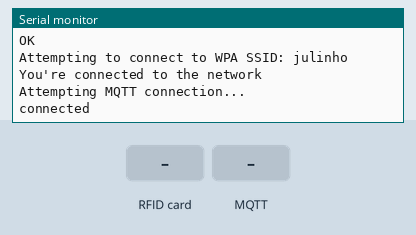
Bench run of a sketch on a simulated Arduino Mega 2560, built with avr-gcc and run on an emulated ATmega2560. Shown: the last lines printed to the serial monitor. The inputs (shaded band) are chosen by the test bench. WiFi joins after 1.5 s; servers stay silent unless stated; no MQTT or app messages arrive unless stated; the modem accepts every AT command (registered, SIM ready, sends succeed) and sends nothing else.

Above: at 9.7 s.
9.8 s: RFID card 5E 7A 19 C4 held to the reader
At 10.4 s:
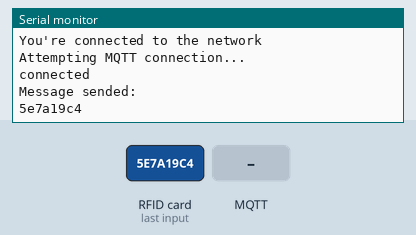
11.3 s: MQTT message "1" arrives on the first subscribed topic
At 11.8 s:
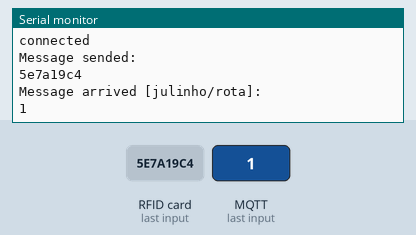
12.8 s: MQTT message "on" arrives on the first subscribed topic
At 13.7 s:
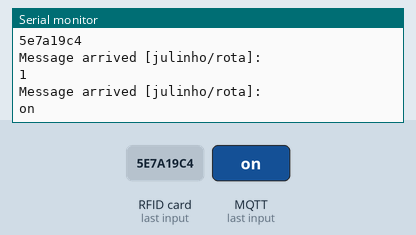
14.3 s: MQTT message "off" arrives on the first subscribed topic
At 15.7 s:
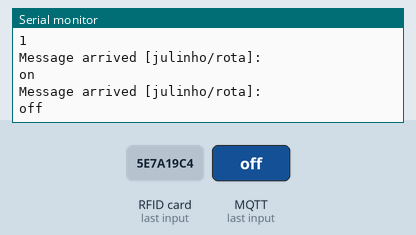

The sketch:

rfid-mqtt.ino
```cpp
// Carrega as bibliotecas
#include <SPI.h>
#include <WiFiEsp.h>
#include <WiFiEspClient.h>
#include <PubSubClient.h>
#include <MFRC522.h>

#define DEBUG true

// WIFI
#define SSID "julinho"
#define PASSWORD "123456789"

// MQTT
IPAddress server(191, 36, 8, 24); //Servidor
int PORT = 1883;

//RFID

constexpr uint8_t RST_PIN = 5;
constexpr uint8_t SS_PIN = 53;

MFRC522 mfrc522(SS_PIN, RST_PIN);

int status = WL_IDLE_STATUS;   // the Wifi radio's status

// Initialize the client object and MQTT
WiFiEspClient espClient;
PubSubClient mqttClient(espClient);

//Variáveis auxiliares MQTT
char message_buff[100];
const char* topico = "julinho/rota";

//TESTE CORTE DE MENSAGENS
char ROTA = "";
//String ROTA = "";
//String serialResponse = "";
//

void setup() {
  Serial.begin(9600);
  Serial1.begin(115200);
  SPI.begin();

  //RFID
  Serial.println("Configurando RFID");
  mfrc522.PCD_Init();
  Serial.println("Feito");

  Serial.println("- Configurando modulo...");
  sendData("AT+CWMODE=1\r\n", 1000, DEBUG); // modo de operação STA
  Serial.println("- Resetando modulo...");
  sendData("AT+RST\r\n", 1000, DEBUG); // resetar módulo
  Serial.println("- Conectando no roteador");
  sendData("AT+CWJAP=\"julinho\",\"123456789\"\r\n", 5000, DEBUG); // conectar na rede wifi

  // initialize ESP module
  WiFi.init(&Serial1);

  // check for the presence of the shield
  if (WiFi.status() == WL_NO_SHIELD) {
    Serial.println("WiFi shield not present");
    // don't continue
    while (true);
  }

  // attempt to connect to WiFi network
  while (status != WL_CONNECTED) {
    Serial.print("Attempting to connect to WPA SSID: ");
    Serial.println(SSID);
    // Connect to WPA/WPA2 network
    status = WiFi.begin(SSID, PASSWORD);
  }

  // you're connected now, so print out the data
  Serial.println("You're connected to the network");

  //connect to MQTT server
  mqttClient.setServer(server, PORT);
  mqttClient.setCallback(callback);

//TESTE CORTE DE MENSAGENS
//   char *p = ROTA;
//   char *str;
//   while ((str = strtok_r(p, ";", &p)) != NULL) // delimiter is the semicolon
//   Serial.println(str);
//
}

void callback(char* topic, byte* payload, unsigned int length) {

  Serial.print("Message arrived [");
  Serial.print(topic);
  Serial.print("]: ");
  Serial.println();
  for (int i = 0; i < length; i++) {
    ROTA = ((char)payload[i]);
    Serial.print(ROTA);

  }
  Serial.println();
}
String sendData(const char* command, const int timeout, boolean debug) {
  String response = "";
  Serial1.print(command); // send the read character to the esp8266
  long int time = millis();
  while ( (time + timeout) > millis()) {
    while (Serial1.available()) {
      // The esp has data so display its output to the serial window
      char c = Serial1.read(); // read the next character.
      response += c;
    }
  }
  if (debug) {
    Serial.println(response.c_str());
  }
  return response;
}

void reconnect() {
  // Loop until we're reconnected
  while (!mqttClient.connected()) {
    Serial.println("Attempting MQTT connection...");
    // Attempt to connect, just a name to identify the client
    if (mqttClient.connect("arduinoClient")) {
      Serial.println("connected");
      mqttClient.publish("julinho/enable", "1");
      mqttClient.publish("julinho/sos", "0");
      mqttClient.subscribe(topico, 1);
    }
    else {
      Serial.print("failed, rc = ");
      Serial.print(mqttClient.state());
      Serial.println(" try again in 5 seconds");
      // Wait 5 seconds before retrying
      delay(5000);
    }
  }
}

void loop() {
  //TESTE CORTE DE MENSAGENS
//  if ( Serial.available()) {
//     serialResponse = Serial.readStringUntil('\r\n');
//     Serial.println(serialResponse);
//     }
//

  //  Procura tags;
  if ( ! mfrc522.PICC_IsNewCardPresent()) {
     }

  //  Lê a tag
  if ( ! mfrc522.PICC_ReadCardSerial());
  String rfidUid = "";
  for (byte i = 0; i < mfrc522.uid.size; i++) {
    rfidUid += String(mfrc522.uid.uidByte[i] < 0x10 ? "0" : "");
    rfidUid += String(mfrc522.uid.uidByte[i], HEX);
  }

  // put your main code here, to run repeatedly:
  if (!mqttClient.connected()) {
    reconnect();
  }
  else {
    if (rfidUid == message_buff) {
      mqttClient.loop();
      return;
    }
    else {
      rfidUid.toCharArray(message_buff, rfidUid.length() + 1);
      mqttClient.publish("julinho/check", message_buff);
      Serial.println("Message sended: ");
      Serial.println(message_buff);
    }

  }

}
```

Measured:
- after the input at 9.8 s, the serial monitor: prints a new line at once (image 1)
- after the input at 11.3 s, the serial monitor: prints a new line at once (image 2)
- after the input at 12.8 s, the serial monitor: prints a new line after 0.06 s (image 3)
- after the input at 14.3 s, the serial monitor: prints a new line after 0.05 s (image 4)
